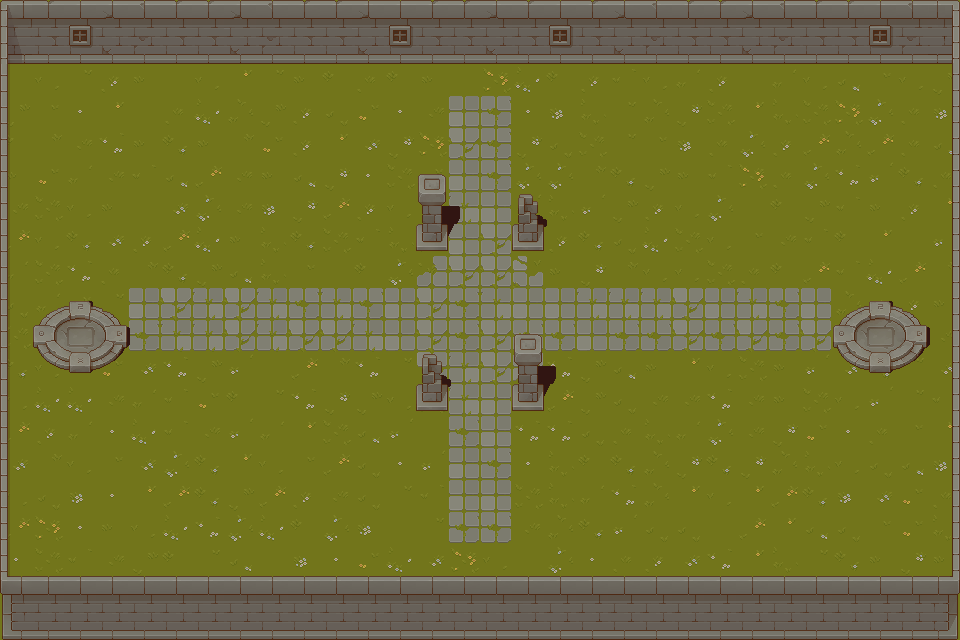

A 2D game scene composited from a Tiled map and its tileset images. What follows is a short description and the map's XML, with every tile layer's data as written:
An orthogonal 30x20 tile map with 32x32 px tiles, 5 tile layers (Bottom Layer, Shadow, Middle Layer, Collision Layer, ...).

<map version="1.9" tiledversion="1.9.2" orientation="orthogonal" renderorder="right-down" width="30" height="20" tilewidth="32" tileheight="32" infinite="0" nextlayerid="6" nextobjectid="1">
 <editorsettings>
  <export target="../../config/map.json" format="json" />
 </editorsettings>
 <tileset firstgid="1" source="tileset.tsx" />
 <layer id="1" name="Bottom Layer" width="30" height="20" locked="1">
  <data encoding="csv">
8,54,54,1,53,4,49,49,34,55,35,19,53,56,39,7,18,51,4,50,23,19,33,39,2,40,33,24,8,50,
23,4,34,4,38,17,8,3,21,2,4,55,34,7,33,40,49,39,49,24,2,39,53,39,7,53,6,55,51,3,
1,24,36,39,17,1,20,40,36,17,2,35,2,17,1,54,53,2,39,3,24,51,39,1,51,24,8,33,20,18,
18,33,5,40,1,35,53,34,18,39,4,37,5,52,65,81,5,21,49,36,34,22,50,40,49,50,54,38,35,21,
2,19,52,7,17,6,17,19,37,39,40,56,22,54,82,81,22,4,50,36,33,21,35,38,39,23,34,23,35,8,
17,37,51,52,3,8,23,52,17,8,22,5,50,37,65,81,38,38,19,6,18,17,3,54,35,38,7,55,6,35,
52,50,24,17,1,56,38,52,21,22,23,39,20,52,66,65,55,49,55,18,39,24,38,1,2,18,3,17,39,40,
23,24,6,56,39,23,53,17,49,6,50,3,49,23,65,82,5,39,6,4,53,50,20,33,52,3,2,40,1,55,
51,50,7,35,19,6,18,8,49,33,1,2,38,117,82,82,118,17,22,19,20,24,50,35,2,23,3,53,23,19,
4,51,33,36,65,82,66,82,66,81,66,81,65,82,81,66,65,65,66,66,66,82,65,66,81,65,34,35,39,17,
50,37,5,2,81,66,66,82,66,82,82,66,65,82,81,82,81,81,65,81,81,82,81,82,81,82,54,54,20,52,
6,20,17,37,56,7,18,55,1,23,19,7,36,114,66,82,113,7,18,8,17,40,20,50,17,55,56,6,36,56,
20,53,53,52,51,3,37,2,36,7,22,18,24,54,66,65,7,23,18,4,52,52,7,52,17,50,24,55,36,3,
23,39,51,5,53,3,52,55,51,40,50,8,55,1,81,65,7,7,4,35,49,51,38,52,22,37,5,35,33,40,
56,19,24,33,56,38,6,40,24,33,23,4,5,55,65,81,5,49,2,6,34,22,6,22,34,49,20,4,8,21,
24,4,21,5,40,23,6,18,23,39,52,4,36,3,65,65,50,49,51,7,34,40,24,40,23,6,21,56,37,35,
23,54,5,17,20,53,7,38,53,2,38,21,1,36,81,81,52,34,6,55,4,4,1,23,40,8,4,33,37,49,
5,50,3,52,18,2,36,8,1,21,5,37,53,56,54,20,1,38,5,35,39,56,7,40,49,36,6,17,22,17,
3,17,50,38,34,4,55,37,21,18,35,40,49,8,4,23,37,52,35,2,53,21,33,38,20,21,49,34,56,53,
22,3,56,52,24,54,38,20,39,39,50,22,20,54,7,53,50,50,54,33,53,39,55,34,54,56,22,35,36,51
</data>
 </layer>
 <layer id="2" name="Shadow" width="30" height="20" locked="1">
  <data encoding="csv">
0,0,0,0,0,0,0,0,0,0,0,0,0,0,0,0,0,0,0,0,0,0,0,0,0,0,0,0,0,0,
0,0,0,0,0,0,0,0,0,0,0,0,0,0,0,0,0,0,0,0,0,0,0,0,0,0,0,0,0,0,
0,0,0,0,0,0,0,0,0,0,0,0,0,0,0,0,0,0,0,0,0,0,0,0,0,0,0,0,0,0,
0,0,0,0,0,0,0,0,0,0,0,0,0,0,0,0,0,0,0,0,0,0,0,0,0,0,0,0,0,0,
0,0,0,0,0,0,0,0,0,0,0,0,0,0,0,0,0,0,0,0,0,0,0,0,0,0,0,0,0,0,
0,0,0,0,0,0,0,0,0,0,0,0,0,0,0,0,0,0,0,0,0,0,0,0,0,0,0,0,0,0,
0,0,0,0,0,0,0,0,0,0,0,0,0,668,669,0,670,671,0,0,0,0,0,0,0,0,0,0,0,0,
0,0,0,0,0,0,0,0,0,0,0,0,0,684,685,0,686,687,0,0,0,0,0,0,0,0,0,0,0,0,
0,0,0,0,0,0,0,0,0,0,0,0,0,0,0,0,0,0,0,0,0,0,0,0,0,0,0,0,0,0,
0,700,701,702,703,0,0,0,0,0,0,0,0,0,0,0,0,0,0,0,0,0,0,0,0,0,700,701,702,703,
0,716,717,718,719,0,0,0,0,0,0,0,0,0,0,0,0,0,0,0,0,0,0,0,0,0,716,717,718,719,
0,732,733,734,735,0,0,0,0,0,0,0,0,670,671,0,668,669,0,0,0,0,0,0,0,0,732,733,734,735,
0,0,0,0,0,0,0,0,0,0,0,0,0,686,687,0,684,685,0,0,0,0,0,0,0,0,0,0,0,0,
0,0,0,0,0,0,0,0,0,0,0,0,0,0,0,0,0,0,0,0,0,0,0,0,0,0,0,0,0,0,
0,0,0,0,0,0,0,0,0,0,0,0,0,0,0,0,0,0,0,0,0,0,0,0,0,0,0,0,0,0,
0,0,0,0,0,0,0,0,0,0,0,0,0,0,0,0,0,0,0,0,0,0,0,0,0,0,0,0,0,0,
0,0,0,0,0,0,0,0,0,0,0,0,0,0,0,0,0,0,0,0,0,0,0,0,0,0,0,0,0,0,
0,0,0,0,0,0,0,0,0,0,0,0,0,0,0,0,0,0,0,0,0,0,0,0,0,0,0,0,0,0,
0,0,0,0,0,0,0,0,0,0,0,0,0,0,0,0,0,0,0,0,0,0,0,0,0,0,0,0,0,0,
0,0,0,0,0,0,0,0,0,0,0,0,0,0,0,0,0,0,0,0,0,0,0,0,0,0,0,0,0,0
</data>
 </layer>
 <layer id="3" name="Middle Layer" width="30" height="20" locked="1">
  <data encoding="csv">
0,0,0,0,0,0,0,0,0,0,0,0,0,0,0,0,0,0,0,0,0,0,0,0,0,0,0,0,0,0,
0,0,0,0,0,0,0,0,0,0,0,0,0,0,0,0,0,0,0,0,0,0,0,0,0,0,0,0,0,0,
0,0,0,0,0,0,0,0,0,0,0,0,0,0,0,0,0,0,0,0,0,0,0,0,0,0,0,0,0,0,
0,0,0,0,0,0,0,0,0,0,0,0,0,0,0,0,0,0,0,0,0,0,0,0,0,0,0,0,0,0,
0,0,0,0,0,0,0,0,0,0,0,0,0,0,0,0,0,0,0,0,0,0,0,0,0,0,0,0,0,0,
0,0,0,0,0,0,0,0,0,0,0,0,0,0,0,0,0,0,0,0,0,0,0,0,0,0,0,0,0,0,
0,0,0,0,0,0,0,0,0,0,0,0,0,0,0,0,0,0,0,0,0,0,0,0,0,0,0,0,0,0,
0,0,0,0,0,0,0,0,0,0,0,0,0,0,0,0,0,0,0,0,0,0,0,0,0,0,0,0,0,0,
0,0,0,0,0,0,0,0,0,0,0,0,0,0,0,0,0,0,0,0,0,0,0,0,0,0,0,0,0,0,
0,268,269,270,0,0,0,0,0,0,0,0,0,0,0,0,0,0,0,0,0,0,0,0,0,0,268,269,270,0,
0,284,285,286,0,0,0,0,0,0,0,0,0,0,0,0,0,0,0,0,0,0,0,0,0,0,284,285,286,0,
0,300,301,302,0,0,0,0,0,0,0,0,0,0,0,0,0,0,0,0,0,0,0,0,0,0,300,301,302,0,
0,0,0,0,0,0,0,0,0,0,0,0,0,0,0,0,0,0,0,0,0,0,0,0,0,0,0,0,0,0,
0,0,0,0,0,0,0,0,0,0,0,0,0,0,0,0,0,0,0,0,0,0,0,0,0,0,0,0,0,0,
0,0,0,0,0,0,0,0,0,0,0,0,0,0,0,0,0,0,0,0,0,0,0,0,0,0,0,0,0,0,
0,0,0,0,0,0,0,0,0,0,0,0,0,0,0,0,0,0,0,0,0,0,0,0,0,0,0,0,0,0,
0,0,0,0,0,0,0,0,0,0,0,0,0,0,0,0,0,0,0,0,0,0,0,0,0,0,0,0,0,0,
0,0,0,0,0,0,0,0,0,0,0,0,0,0,0,0,0,0,0,0,0,0,0,0,0,0,0,0,0,0,
0,0,0,0,0,0,0,0,0,0,0,0,0,0,0,0,0,0,0,0,0,0,0,0,0,0,0,0,0,0,
0,0,0,0,0,0,0,0,0,0,0,0,0,0,0,0,0,0,0,0,0,0,0,0,0,0,0,0,0,0
</data>
 </layer>
 <layer id="4" name="Collision Layer" width="30" height="20">
  <data encoding="csv">
488,482,487,484,485,482,482,484,485,482,482,484,487,482,482,484,482,487,482,484,485,482,482,484,485,482,482,487,485,489,
504,498,503,500,501,498,498,500,501,498,498,500,503,498,498,500,498,503,498,500,501,498,498,500,501,498,498,503,501,505,
418,0,0,0,0,0,0,0,0,0,0,0,0,0,0,0,0,0,0,0,0,0,0,0,0,0,0,0,0,420,
418,0,0,0,0,0,0,0,0,0,0,0,0,0,0,0,0,0,0,0,0,0,0,0,0,0,0,0,0,420,
418,0,0,0,0,0,0,0,0,0,0,0,0,0,0,0,0,0,0,0,0,0,0,0,0,0,0,0,0,420,
418,0,0,0,0,0,0,0,0,0,0,0,0,0,0,0,0,0,0,0,0,0,0,0,0,0,0,0,0,420,
418,0,0,0,0,0,0,0,0,0,0,0,0,0,0,0,0,0,0,0,0,0,0,0,0,0,0,0,0,420,
418,0,0,0,0,0,0,0,0,0,0,0,0,252,0,0,254,0,0,0,0,0,0,0,0,0,0,0,0,420,
418,0,0,0,0,0,0,0,0,0,0,0,0,0,0,0,0,0,0,0,0,0,0,0,0,0,0,0,0,420,
418,0,0,0,0,0,0,0,0,0,0,0,0,0,0,0,0,0,0,0,0,0,0,0,0,0,0,0,0,420,
418,0,0,0,0,0,0,0,0,0,0,0,0,0,0,0,0,0,0,0,0,0,0,0,0,0,0,0,0,420,
418,0,0,0,0,0,0,0,0,0,0,0,0,0,0,0,0,0,0,0,0,0,0,0,0,0,0,0,0,420,
418,0,0,0,0,0,0,0,0,0,0,0,0,254,0,0,252,0,0,0,0,0,0,0,0,0,0,0,0,420,
418,0,0,0,0,0,0,0,0,0,0,0,0,0,0,0,0,0,0,0,0,0,0,0,0,0,0,0,0,420,
418,0,0,0,0,0,0,0,0,0,0,0,0,0,0,0,0,0,0,0,0,0,0,0,0,0,0,0,0,420,
418,0,0,0,0,0,0,0,0,0,0,0,0,0,0,0,0,0,0,0,0,0,0,0,0,0,0,0,0,420,
418,0,0,0,0,0,0,0,0,0,0,0,0,0,0,0,0,0,0,0,0,0,0,0,0,0,0,0,0,420,
418,0,0,0,0,0,0,0,0,0,0,0,0,0,0,0,0,0,0,0,0,0,0,0,0,0,0,0,0,420,
434,435,435,435,435,435,435,435,435,435,435,435,435,435,435,435,435,435,435,435,435,435,435,435,435,435,435,435,435,436,
450,451,451,451,451,451,451,451,451,451,451,451,451,451,451,451,451,451,451,451,451,451,451,451,451,451,451,451,451,452
</data>
 </layer>
 <layer id="5" name="Top Layer" width="30" height="20" locked="1">
  <data encoding="csv">
0,0,0,0,0,0,0,0,0,0,0,0,0,0,0,0,0,0,0,0,0,0,0,0,0,0,0,0,0,0,
0,0,0,0,0,0,0,0,0,0,0,0,0,0,0,0,0,0,0,0,0,0,0,0,0,0,0,0,0,0,
0,0,0,0,0,0,0,0,0,0,0,0,0,0,0,0,0,0,0,0,0,0,0,0,0,0,0,0,0,0,
0,0,0,0,0,0,0,0,0,0,0,0,0,0,0,0,0,0,0,0,0,0,0,0,0,0,0,0,0,0,
0,0,0,0,0,0,0,0,0,0,0,0,0,0,0,0,0,0,0,0,0,0,0,0,0,0,0,0,0,0,
0,0,0,0,0,0,0,0,0,0,0,0,0,220,0,0,0,0,0,0,0,0,0,0,0,0,0,0,0,0,
0,0,0,0,0,0,0,0,0,0,0,0,0,236,0,0,238,0,0,0,0,0,0,0,0,0,0,0,0,0,
0,0,0,0,0,0,0,0,0,0,0,0,0,0,0,0,0,0,0,0,0,0,0,0,0,0,0,0,0,0,
0,0,0,0,0,0,0,0,0,0,0,0,0,0,0,0,0,0,0,0,0,0,0,0,0,0,0,0,0,0,
0,0,0,0,0,0,0,0,0,0,0,0,0,0,0,0,0,0,0,0,0,0,0,0,0,0,0,0,0,0,
0,0,0,0,0,0,0,0,0,0,0,0,0,0,0,0,220,0,0,0,0,0,0,0,0,0,0,0,0,0,
0,0,0,0,0,0,0,0,0,0,0,0,0,238,0,0,236,0,0,0,0,0,0,0,0,0,0,0,0,0,
0,0,0,0,0,0,0,0,0,0,0,0,0,0,0,0,0,0,0,0,0,0,0,0,0,0,0,0,0,0,
0,0,0,0,0,0,0,0,0,0,0,0,0,0,0,0,0,0,0,0,0,0,0,0,0,0,0,0,0,0,
0,0,0,0,0,0,0,0,0,0,0,0,0,0,0,0,0,0,0,0,0,0,0,0,0,0,0,0,0,0,
0,0,0,0,0,0,0,0,0,0,0,0,0,0,0,0,0,0,0,0,0,0,0,0,0,0,0,0,0,0,
0,0,0,0,0,0,0,0,0,0,0,0,0,0,0,0,0,0,0,0,0,0,0,0,0,0,0,0,0,0,
0,0,0,0,0,0,0,0,0,0,0,0,0,0,0,0,0,0,0,0,0,0,0,0,0,0,0,0,0,0,
0,0,0,0,0,0,0,0,0,0,0,0,0,0,0,0,0,0,0,0,0,0,0,0,0,0,0,0,0,0,
0,0,0,0,0,0,0,0,0,0,0,0,0,0,0,0,0,0,0,0,0,0,0,0,0,0,0,0,0,0
</data>
 </layer>
</map>